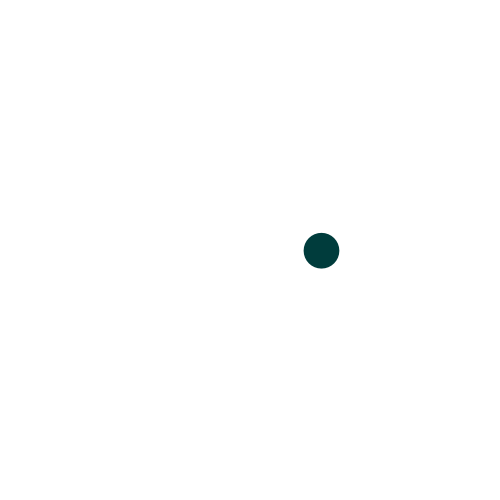
Frame 1 (no input)
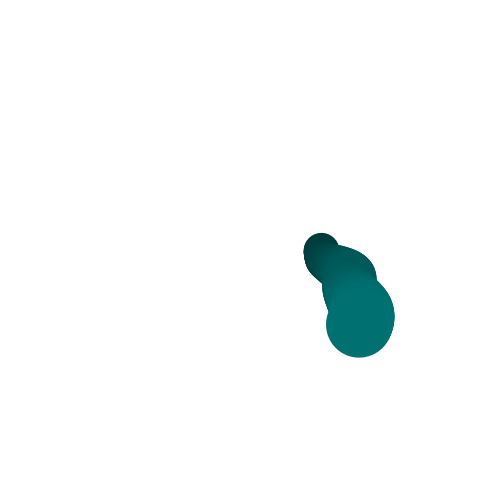
Frame 60 (the mouse pressed at the canvas centre just before this capture)
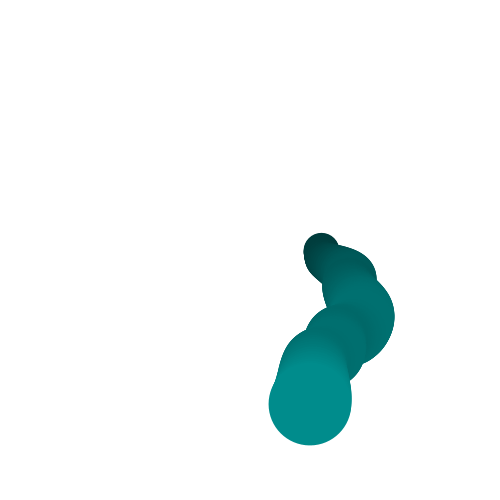
Frame 120 (the mouse held since frame 60 and released just before this capture)

The Processing sketch that drew these frames (run headless with seeded random() and noise(); from frame 60 on, the mouse is pressed at the canvas centre):

// Processing sketch: processing_141474
// ── processing_141474.pde

ArrayList<Circle> circles;
Circle circle;
int count;

void setup(){
  size(500,500);
  background(255);
  circles = new ArrayList();
  count = 0;
  generateCircle(125, 400);

}

void draw(){
 
 //float tempR = noise(12.5,12.5)*400;
   circles.get(count).move();
   circles.get(count).display();
 
}

void mouseReleased(){
  generateCircle(375, 300);
  count=count+1;
}

void generateCircle(int f, int s){
  float tempR = noise(f,f)*s;
  float ff = (float)f;
  circles.add(new Circle(tempR, ff, ff));
}
class Circle{
 float r;
 float x,y;
 float xspeed,yspeed;
 float i;
 float colr;
 float xstart, ystart;
 
 Circle(float rad, float ix, float uy){
   //r = rad;

   i=0.0;
   x = ix;
   y = uy;
   xstart=250+cos(i-0.01);
   ystart = 250+cos(i-0.01);
   colr=random(255);
 }

 // boolean testPos(){
  
//  }
  
  void move(){
      i+=0.01;
      x = 250+cos(i);
      y = 250+sin(i);
      r= noise(x,y)*300;
      colr = r/300*255;
      x=250+r*cos(i);
      y=250+r*sin(i);

  }
  
  void display(){
    //stroke(255);
    noStroke();
    fill(0,colr,colr);
    ellipse(x,y,r/2,r/2);
  }
}
